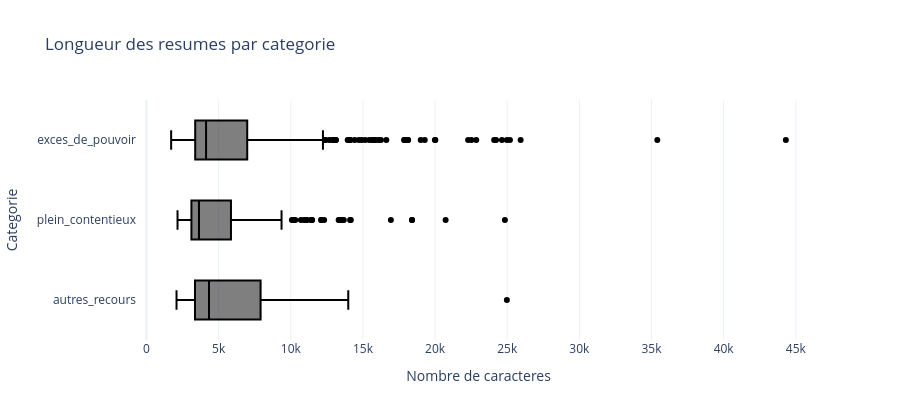

The cell this chart's notebook holds for it:
### Code cell
fig = px.box(df, x='text_length', y=TARGET_COLUMN, color=TARGET_COLUMN, title='Longueur des resumes par categorie')
fig.update_layout(template='plotly_white', height=420, showlegend=False, xaxis_title='Nombre de caracteres', yaxis_title='Categorie')
fig.show()

### Figure 1 — Plotly figure (JSON) as saved in the notebook; plotly's stock layout.template omitted (floating-point values rounded to 4 significant figures; data arrays with more than 128 entries replaced by an {"elided": "..."} marker saying what was removed)
{"data": [{"alignmentgroup": "True", "hovertemplate": "case_category=%{y}<br>text_length=%{x}<extra></extra>", "legendgroup": "exces_de_pouvoir", "marker": {"color": "#000001"}, "name": "exces_de_pouvoir", "notched": false, "offsetgroup": "exces_de_pouvoir", "orientation": "h", "showlegend": true, "type": "box", "x": {"elided": "344 int values"}, "x0": " ", "xaxis": "x", "y": {"elided": "344 str values"}, "y0": " ", "yaxis": "y"}, {"alignmentgroup": "True", "hovertemplate": "case_category=%{y}<br>text_length=%{x}<extra></extra>", "legendgroup": "plein_contentieux", "marker": {"color": "#000002"}, "name": "plein_contentieux", "notched": false, "offsetgroup": "plein_contentieux", "orientation": "h", "showlegend": true, "type": "box", "x": {"elided": "370 int values"}, "x0": " ", "xaxis": "x", "y": {"elided": "370 str values"}, "y0": " ", "yaxis": "y"}, {"alignmentgroup": "True", "hovertemplate": "case_category=%{y}<br>text_length=%{x}<extra></extra>", "legendgroup": "autres_recours", "marker": {"color": "#000003"}, "name": "autres_recours", "notched": false, "offsetgroup": "autres_recours", "orientation": "h", "showlegend": true, "type": "box", "x": [13573, 7248, 13697, 9966, 7399, 7210, 4234, 11960, 3353, 6129, 5280, 9406, 24974, 7407, 13983, 4001, 6217, 3364, 4331, 3755, 3793, 3268, 3397, 3187, 3614, 2441, 2081, 2918, 2658], "x0": " ", "xaxis": "x", "y": ["autres_recours", "autres_recours", "autres_recours", "autres_recours", "autres_recours", "autres_recours", "autres_recours", "autres_recours", "autres_recours", "autres_recours", "autres_recours", "autres_recours", "autres_recours", "autres_recours", "autres_recours", "autres_recours", "autres_recours", "autres_recours", "autres_recours", "autres_recours", "autres_recours", "autres_recours", "autres_recours", "autres_recours", "autres_recours", "autres_recours", "autres_recours", "autres_recours", "autres_recours"], "y0": " ", "yaxis": "y"}], "layout": {"boxmode": "overlay", "height": 420, "legend": {"title": {"text": "case_category"}, "tracegroupgap": 0}, "showlegend": false, "title": {"text": "Longueur des resumes par categorie"}, "xaxis": {"anchor": "y", "domain": [0, 1], "title": {"text": "Nombre de caracteres"}}, "yaxis": {"anchor": "x", "categoryarray": ["autres_recours", "plein_contentieux", "exces_de_pouvoir"], "categoryorder": "array", "domain": [0, 1], "title": {"text": "Categorie"}}}}
